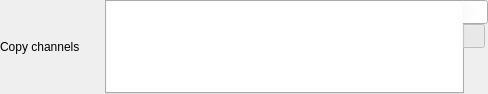
<?xml version="1.0" encoding="UTF-8"?>
<ui version="4.0">
 <class>CopyFilterGUI</class>
 <widget class="QWidget" name="CopyFilterGUI">
  <property name="geometry">
   <rect>
    <x>0</x>
    <y>0</y>
    <width>488</width>
    <height>94</height>
   </rect>
  </property>
  <property name="windowTitle">
   <string notr="true"/>
  </property>
  <layout class="QGridLayout" name="gridLayout">
   <property name="leftMargin">
    <number>0</number>
   </property>
   <property name="topMargin">
    <number>0</number>
   </property>
   <property name="rightMargin">
    <number>0</number>
   </property>
   <property name="bottomMargin">
    <number>0</number>
   </property>
   <property name="verticalSpacing">
    <number>0</number>
   </property>
   <item row="0" column="0">
    <widget class="QLabel" name="copyLabel">
     <property name="text">
      <string>Copy channels</string>
     </property>
    </widget>
   </item>
   <item row="0" column="2">
    <widget class="QTabWidget" name="tabWidget">
     <property name="tabPosition">
      <enum>QTabWidget::East</enum>
     </property>
     <property name="currentIndex">
      <number>0</number>
     </property>
     <property name="elideMode">
      <enum>Qt::ElideRight</enum>
     </property>
     <property name="usesScrollButtons">
      <bool>false</bool>
     </property>
     <property name="documentMode">
      <bool>false</bool>
     </property>
     <widget class="QWidget" name="tab">
      <attribute name="icon">
       <iconset resource="../Editor.qrc">
        <normaloff>:/icons/applications-graphics-rotated.ico</normaloff>:/icons/applications-graphics-rotated.ico</iconset>
      </attribute>
      <attribute name="title">
       <string/>
      </attribute>
      <attribute name="toolTip">
       <string>Graph</string>
      </attribute>
      <layout class="QHBoxLayout" name="horizontalLayout">
       <property name="leftMargin">
        <number>0</number>
       </property>
       <property name="topMargin">
        <number>0</number>
       </property>
       <property name="rightMargin">
        <number>0</number>
       </property>
       <property name="bottomMargin">
        <number>0</number>
       </property>
       <item>
        <widget class="QGraphicsView" name="graphicsView">
         <property name="frameShape">
          <enum>QFrame::NoFrame</enum>
         </property>
         <property name="sizeAdjustPolicy">
          <enum>QAbstractScrollArea::AdjustToContents</enum>
         </property>
         <property name="alignment">
          <set>Qt::AlignLeading|Qt::AlignLeft|Qt::AlignVCenter</set>
         </property>
         <property name="renderHints">
          <set>QPainter::Antialiasing|QPainter::TextAntialiasing</set>
         </property>
         <property name="dragMode">
          <enum>QGraphicsView::RubberBandDrag</enum>
         </property>
        </widget>
       </item>
      </layout>
     </widget>
     <widget class="QWidget" name="tab_2">
      <attribute name="icon">
       <iconset resource="../Editor.qrc">
        <normaloff>:/icons/format-justify-fill-rotated.ico</normaloff>:/icons/format-justify-fill-rotated.ico</iconset>
      </attribute>
      <attribute name="title">
       <string/>
      </attribute>
      <attribute name="toolTip">
       <string>Assignments</string>
      </attribute>
      <layout class="QHBoxLayout" name="horizontalLayout_3">
       <property name="leftMargin">
        <number>0</number>
       </property>
       <property name="topMargin">
        <number>0</number>
       </property>
       <property name="rightMargin">
        <number>0</number>
       </property>
       <property name="bottomMargin">
        <number>0</number>
       </property>
       <item>
        <widget class="QScrollArea" name="scrollArea">
         <property name="frameShape">
          <enum>QFrame::NoFrame</enum>
         </property>
         <property name="verticalScrollBarPolicy">
          <enum>Qt::ScrollBarAlwaysOn</enum>
         </property>
         <property name="widgetResizable">
          <bool>true</bool>
         </property>
         <widget class="CopyFilterGUIForm" name="form">
          <property name="geometry">
           <rect>
            <x>0</x>
            <y>0</y>
            <width>380</width>
            <height>90</height>
           </rect>
          </property>
         </widget>
        </widget>
       </item>
      </layout>
     </widget>
    </widget>
   </item>
   <item row="1" column="0">
    <widget class="QLabel" name="spaceReserveLabel">
     <property name="maximumSize">
      <size>
       <width>16777215</width>
       <height>0</height>
      </size>
     </property>
     <property name="text">
      <string>Selected channels</string>
     </property>
    </widget>
   </item>
  </layout>
 </widget>
 <customwidgets>
  <customwidget>
   <class>CopyFilterGUIForm</class>
   <extends>QWidget</extends>
   <header>CopyFilterGUIForm.h</header>
   <container>1</container>
  </customwidget>
 </customwidgets>
 <resources>
  <include location="../Editor.qrc"/>
 </resources>
 <connections/>
</ui>
